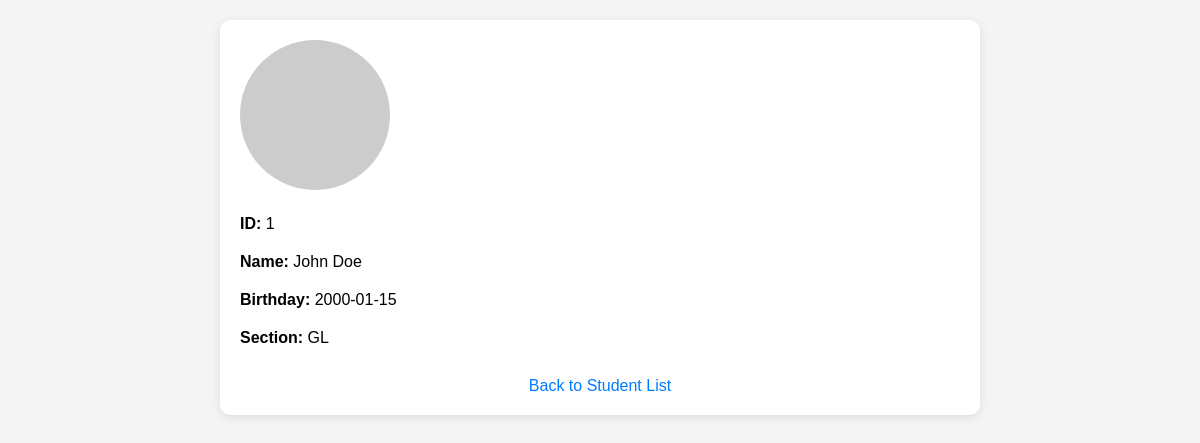
/views/ex2PDO/detailEtudiant.php?name=John Doe (signed in), run on the app's committed database.
### tables this page shows
CREATE TABLE Etudiants (
    id INT AUTO_INCREMENT PRIMARY KEY,
    name VARCHAR(100) NOT NULL,
    birthday DATE NOT NULL,
    image VARCHAR(255),  
    section_id INT,
    FOREIGN KEY (section_id) REFERENCES sections(id) ON DELETE SET NULL
);

CREATE TABLE sections (
    id INT AUTO_INCREMENT PRIMARY KEY,
    name VARCHAR(100) NOT NULL UNIQUE
);

### classes/exPDO/EtudiantTable.php (called while the page is built, shortened)
<?php
 class EtudiantTable{
    public static function rechercherEtudiantByName($name){
        if($name!=""){
            $connex = DatabaseConnexion::getInstance();
            $req = $connex->prepare("SELECT * FROM Etudiants WHERE name = ?");
            $req->execute(array($name));
      return  $req->fetchAll(PDO::FETCH_OBJ);
    }
    else{
        $connex=DatabaseConnexion::getInstance();
        $req="select * from Etudiants" ;
    $res=$connex->query($req);
      return  $res->fetchAll(PDO::FETCH_OBJ);
    }
}
 }
?>

### classes/exPDO/SectionTable.php (called while the page is built, shortened)
<?php
 class SectionTable{
    public static function rechercherSectionByID($id) {
        if($id != "") {
            $connex = DatabaseConnexion::getInstance();
            $req = "SELECT * FROM Sections WHERE id = ?";
            $res = $connex->prepare($req);
            $res->execute([$id]);
            return $res->fetch(PDO::FETCH_OBJ);
        } else {
            $connex = DatabaseConnexion::getInstance();
            $req = "SELECT * FROM Sections";
            $res = $connex->query($req);
            return $res->fetchAll(PDO::FETCH_OBJ);
        }
    }
 }
?>

### views/ex2PDO/detailEtudiant.php (the view, shortened to what this page needs)
<!DOCTYPE html>
<html lang="en">
<head>
</head>
<body>
    <div class="container">
        <?php
            require_once "../../classes/exPDO/EtudiantTable.php";
            require_once "../../classes/exPDO/SectionTable.php";
            if(isset($_GET["name"])){
                $students = EtudiantTable::rechercherEtudiantByName($_GET["name"]);
                foreach($students as $student){
                    echo "<div class='student-info'>";
                    echo "<img src='{$student->image}' alt='Profile'>";
                    echo "<div><label>ID:</label> {$student->id}</div>";
                    echo "<div><label>Name:</label> {$student->name}</div>";
                    echo "<div><label>Birthday:</label> {$student->birthday}</div>";
                    echo "<div><label>Section:</label> " . SectionTable::rechercherSectionByID($student->section_id)->name . "</div>";
                    echo "</div>";
                }
            }
        ?>
        <div class="back-link">
            <a href="StudentList.php">Back to Student List</a>
        </div>
    </div>
</body>
</html>

### views/ex2PDO/detailEtudiant.php (style rules this page uses)
body { font-family: Arial, sans-serif; margin: 0; padding: 0; background-color: #f4f4f4; }
.container { width: 60%; margin: 20px auto; padding: 20px; background-color: white; border-radius: 10px; box-shadow: 0 2px 10px rgba(0, 0, 0, 0.1); }
.student-info { display: flex; flex-direction: column; align-items: flex-start; }
.student-info div { margin: 10px 0; }
.student-info label { font-weight: bold; }
.student-info img { width: 150px; height: 150px; border-radius: 50%; margin-bottom: 15px; }
.back-link { margin-top: 20px; text-align: center; }
.back-link a { text-decoration: none; color: #007bff; font-size: 16px; }

### data on the page
etudiants: id "1", name "John Doe", birthday "2000-01-15", section.name "GL"
